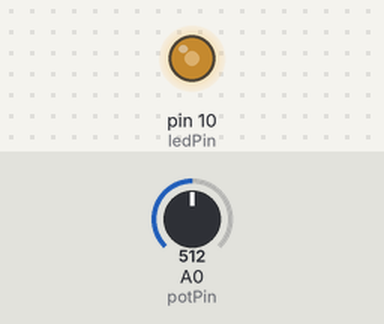
Simulated run of this sketch. Board: Arduino Uno, built with avr-gcc and run on an emulated ATmega328P. On the bench: output pins drawn as LEDs (lit = HIGH). Inputs (shaded band) come from the test bench; at power-on: A0 (potPin) = 512.

Above: at 1.2 s.
1.3 s: A0 (potPin) set to 716
At 2.5 s:
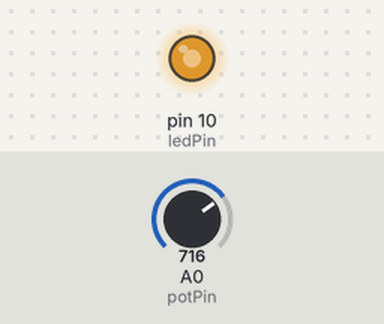
2.8 s: A0 (potPin) set to 900
At 3.7 s:
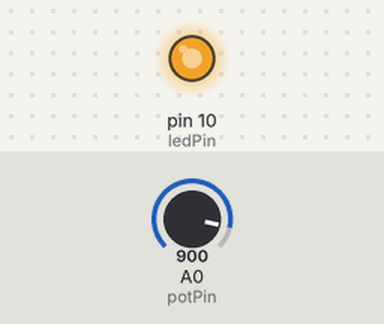
4.3 s: A0 (potPin) set to 122
At 4.8 s:
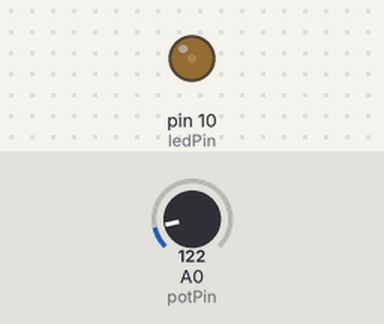
5.8 s: A0 (potPin) set to 0
At 7.0 s:
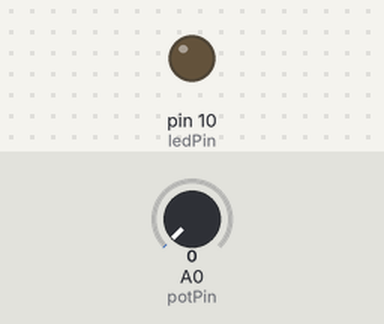
7.3 s: A0 (potPin) set to 511
At 8.3 s:
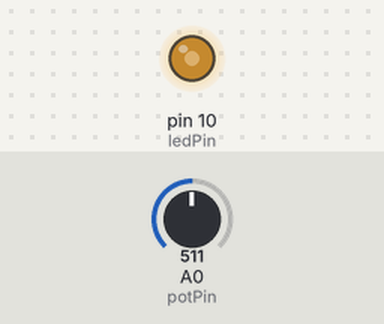
Timing chart, 0 to 9.8 s (numbered marks = the images above; inputs shaded):
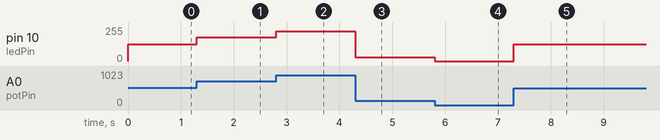

The sketch:

PWM.ino
```cpp
int potPin = A0;
int ledPin = 10;
int potValue = 0;
int brightness = 0;
void setup() {
  pinMode(ledPin, OUTPUT);
  pinMode(potPin, INPUT);
}

void loop() {
  potValue = analogRead(potPin);           // Read potentiometer (0-1023)
  brightness = map(potValue, 0, 1023, 0, 255); // Scale value to 0-255
  analogWrite(ledPin, brightness);
}
```

Measured:
- after the input at 1.3 s, pin 10 (ledPin): 127/255 → 178/255 at once
- after the input at 2.8 s, pin 10 (ledPin): 178/255 → 224/255 at once
- after the input at 4.3 s, pin 10 (ledPin): 224/255 → 30/255 at once
- after the input at 5.8 s, pin 10 (ledPin): 30/255 → 0/255 at once
- after the input at 7.3 s, pin 10 (ledPin): 0/255 → 127/255 at once
